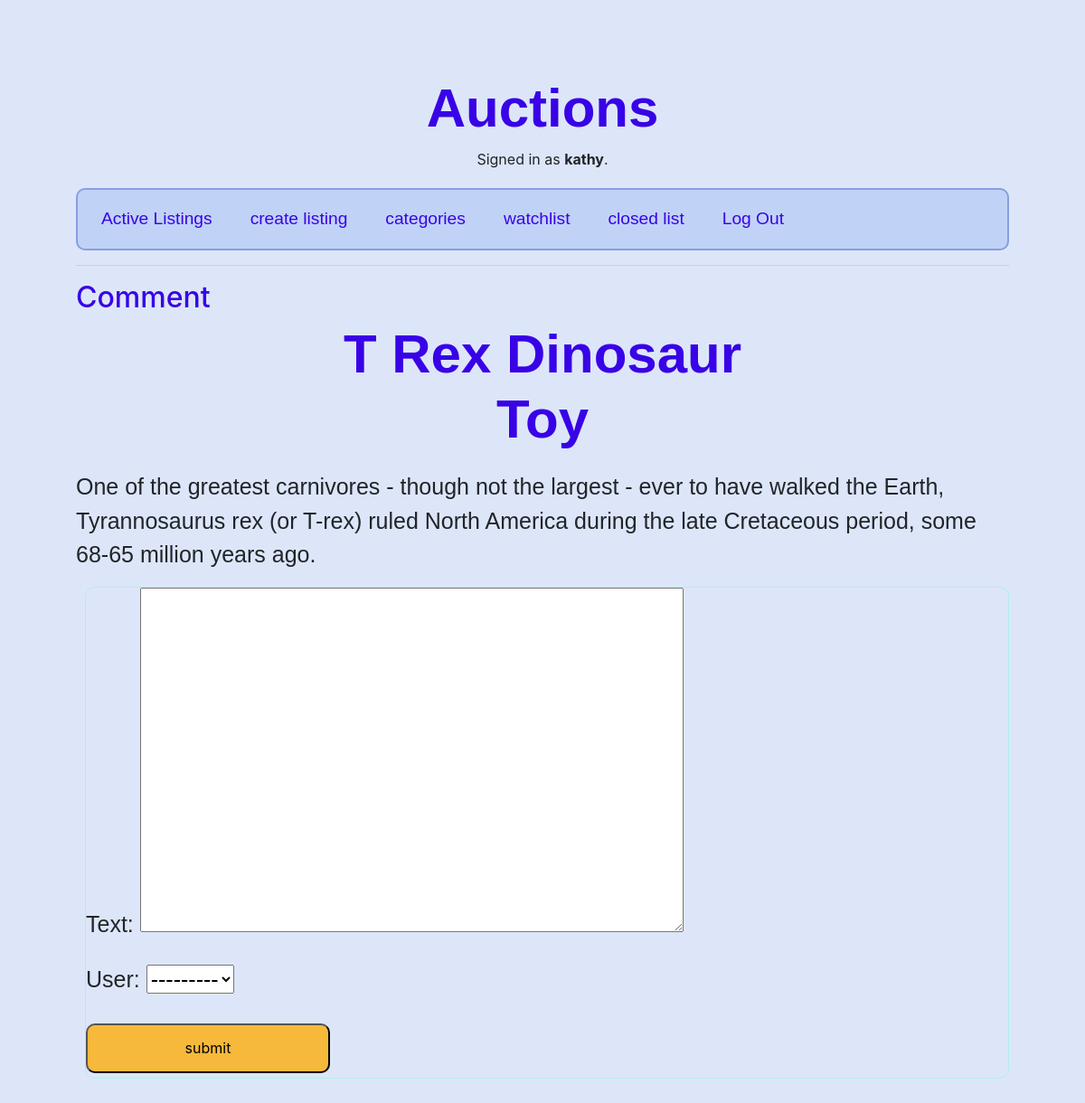
Screenshot of /comment/T Rex Dinosaur Toy/ (signed in) with the database file from the repository.
### auctions/models.py (models this page shows, shortened)
class User(AbstractUser):
    groups = models.ManyToManyField(Group, related_name='auctions_users')
    user_permissions = models.ManyToManyField(Permission, related_name='auctions_users_permissions')

class AuctionListing(models.Model):
    title = models.CharField(max_length=255, default='unknown')
    description = models.TextField()
    start_price = models.DecimalField(max_digits=10, decimal_places=2, default=1.00)
    current_price = models.DecimalField(max_digits=10, decimal_places=2, default=2.00)
    created_by = models.ForeignKey(User, on_delete=models.CASCADE, related_name='auction_listings')
    created_at = models.DateTimeField(auto_now_add=True)
    categories = models.ManyToManyField('Category', related_name='auction_listings')
    starting_bid = models.DecimalField(max_digits=10, decimal_places=2, default=2.00)
    image_url = models.URLField(default='https://example.com/placeholder.jpg')
    comments = models.ManyToManyField('Comment', related_name='auction_listings')
    winner = models.ForeignKey(User, on_delete=models.CASCADE, blank=True, null=True)
    available = models.BooleanField(default=True)

### auctions/views.py (the view)
# urls.py: path("comment/<str:title>/", views.comment, name="comment"),
@login_required
def comment(request, title):
    listing = get_object_or_404(AuctionListing, title=title)
    if request.method == 'POST':
        comment_form = CommentForm(request.POST)
        if comment_form.is_valid():
            comment = comment_form.save(commit=False)
            comment.listing = listing
            comment.user = request.user
            comment.save()
            return redirect('detail_list', title=title)
    else:
        comment_form = CommentForm()
    return render(request, "auctions/comment.html", {"comment_form": comment_form, "listing": listing})

### auctions/forms.py
class CommentForm(forms.ModelForm):
    class Meta:
        model = Comment
        fields = ['text', 'user']

### auctions/templates/auctions/comment.html (shortened to what this page needs)
{% extends "auctions/layout.html" %}
{% block body %}
    <h2>Comment</h2>
    {% if user.is_authenticated %}
        <div class="detail_title">
            <h1>{{ listing.title }}</h1>
        </div>
        <p>{{ listing.description }}</p>
        <form method="post" action="{% url 'comment' title=listing.title %}">
            {{ comment_form.as_p }}
            <button type="submit">submit</button>
        </form>
    {% else %}
            <p>Please <a href="{% url 'login' %}">log in</a> to view this page.</p>
    {% endif %}
{% endblock %}

### auctions/templates/auctions/layout.html (shortened to what this page needs)
{% load static %}
<!DOCTYPE html>
<html lang="en">
    <head>
        <link rel="stylesheet" href="https://stackpath.bootstrapcdn.com/bootstrap/4.4.1/css/bootstrap.min.css">
        <link rel="stylesheet" href="/static/auctions/styles.css">
    </head>
    <body>
        <h1>Auctions</h1>
        <div class="user">
            {% if user.is_authenticated %}
                Signed in as <strong>{{ user.username }}</strong>.
            {% else %}
                Not signed in.
            {% endif %}
        </div>
        <ul class="nav">
            <li class="nav-item">
                <a class="nav-link" href="{% url 'active_list' %}">Active Listings</a>
            </li>
            {% if user.is_authenticated %}
                <li class="nav-item">
                    <a class="nav-link" href="{% url 'create_listing' %}">create listing</a>
                </li>
                <li class="nav-item">
                    <a class="nav-link" href="{% url 'categories' %}">categories</a>
                </li>
                <li class="nav-item">
                    <a class="nav-link" href="{% url 'watchlist' %}">watchlist</a>
                </li>
                <li class="nav-item">
                    <a class="nav-link" href="{% url 'closed_listing' %}">closed list</a>
                </li>
                <li class="nav-item">
                    <a class="nav-link" href="{% url 'logout' %}">Log Out</a>
                </li>
            {% endif %}
        </ul>
        <hr>
        {% block body %}
        {% endblock %}
    </body>
</html>

### auctions/static/auctions/styles.css (style rules this page uses)
body { background-color: #dde6f9; padding: 7%; }
form { border: solid 1px paleturquoise; border-radius: 10px; margin-left: 10px; }
.user { text-align:center; }
h1 { color: #3803e6; text-align: center; font-weight: bolder; font-family: sans-serif; font-stretch: ultra-condensed; font-size: 60px; }
h2 { color: #3803e6; }
.nav { border: solid 2px rgb(133, 159, 227); border-radius: 10px; background-color: #c1d2f7; padding: 10px; }
.nav-item { display: inline-block; margin-right: 10px; }
.nav-link { color: #3803e6; text-decoration: none; font-family:Arial, sans-serif; font-size:larger; text-shadow: #7ba7d4 10px; }
div { margin-bottom: 20px; display: block; margin-left: auto; margin-right: auto; width: 50%; width: 50%; }
.detail_title { text-align: left; margin: left 20px; }
button { width: 270px; height: 55px; background-color: rgb(246, 185, 59); border-radius: 10px; margin-top: 5px; margin-bottom: 5px; }
p { font-family:sans-serif; font-size:25px; }

### rows the page displays
User: username "kathy"
AuctionListing: title "T Rex Dinosaur Toy", description "One of the greatest carnivores - though not the largest - ever to have walked the Earth, Tyrannosaurus rex (or T-rex) ruled North America during the late Cretaceous period, some 68-65 million years ago."
